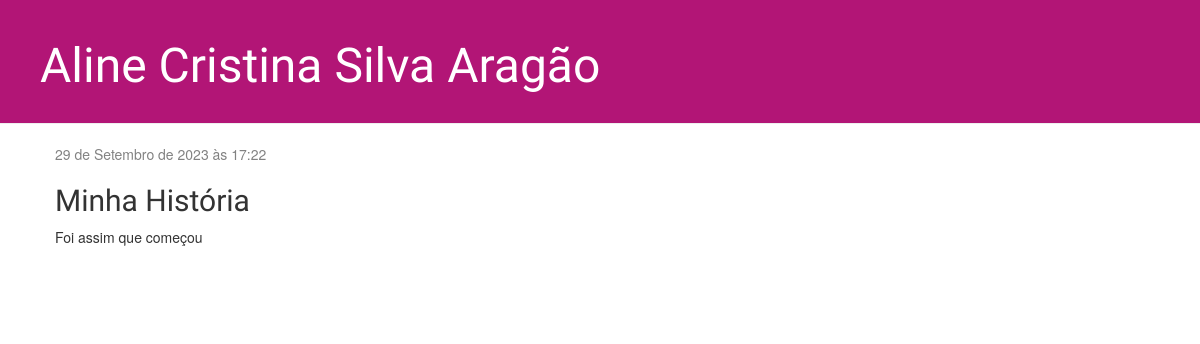
The app's page /post/2/ with its own data.
### blog/models.py (models this page shows, shortened)
class Post(models.Model):
    author = models.ForeignKey(settings.AUTH_USER_MODEL, on_delete=models.CASCADE)
    title = models.CharField(max_length=200)
    text = models.TextField()
    created_date = models.DateTimeField(default=timezone.now)
    published_date = models.DateTimeField(blank=True, null=True)

### blog/views.py (the view)
# urls.py: path('post/<int:pk>/', views.post_detail, name='post_detail'),
def post_detail(request, pk):
    post = get_object_or_404(Post, pk=pk)
    return render(request, 'blog/post_detail.html', {'post': post})

### blog/templates/blog/post_detail.html (shortened to what this page needs)
{% extends 'blog/base.html' %}
{% block content %}
    <div class="post">
        {% if post.published_date %}
            <div class="date">
                {{ post.published_date }}
            </div>
        {% endif %}
        <h2>{{ post.title }}</h2>
        <p>{{ post.text|linebreaksbr }}</p>
    </div>
{% endblock %}

### blog/static/css/blog.css (style rules this page uses)
h1, h2, h3, h4 { font-family: 'Lobster', cursive; }
.date { color: #828282; }
.post { margin-bottom: 70px; }

### records on screen
Post: published_date "29 de Setembro de 2023 às 17:22", title "Minha História", text "Foi assim que começou"
